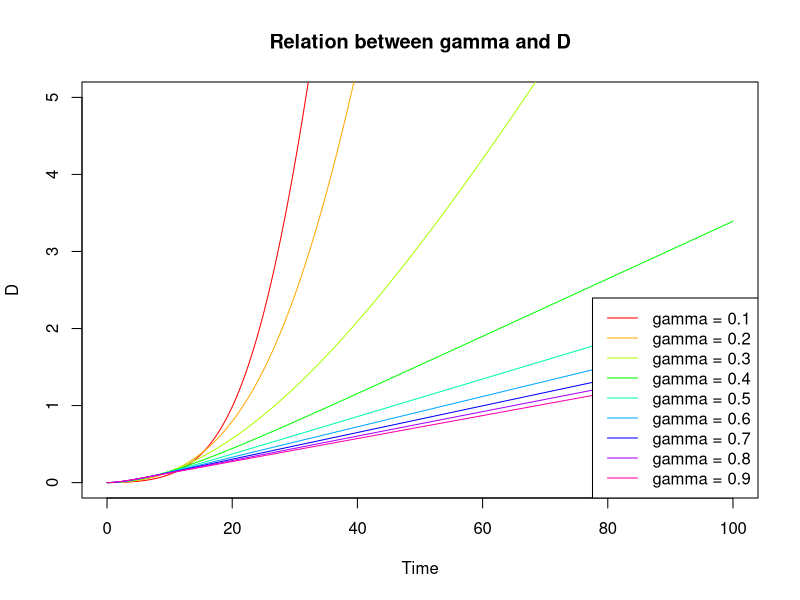

Recreate this plot in R.
library(deSolve)

SIR <- function(t, state, parameters) {
  with(as.list(c(state, parameters)), {
    dSdt <- -beta * I * S
    dIdt <- (beta * S - gamma) * I
    D <- 1 - S - I
    list(c(dSdt, dIdt, D))
  })
}


state <- c(S = 0.99, I = 0.01, D = 0)
beta <- 0.3
time <- seq(0, 100, 0.1)

#drawing plot
run_simulation <- function(gamma_values) {
  plot_colors <- rainbow(length(gamma_values))
  
  #setting 
  plot(NULL, xlim = range(time), ylim = c(0, 5),
       xlab = "Time", ylab = "D",
       main = "Relation between gamma and D")
  
  #adding lines
  for (i in seq_along(gamma_values)) {
    parameters <- c(beta = beta, gamma = gamma_values[i])
    
    solution <- ode(y = state, times = time,
                    func = SIR, parms = parameters)
    lines(time, solution[,"D"], col = plot_colors[i], lty = 1)
  }
  
  legend("bottomright", legend = paste("gamma =", gamma_values),
         col = plot_colors, lty = 1)
}


#main
gamma_values <- seq(0.1, 0.9, by = 0.1)
run_simulation(gamma_values)
